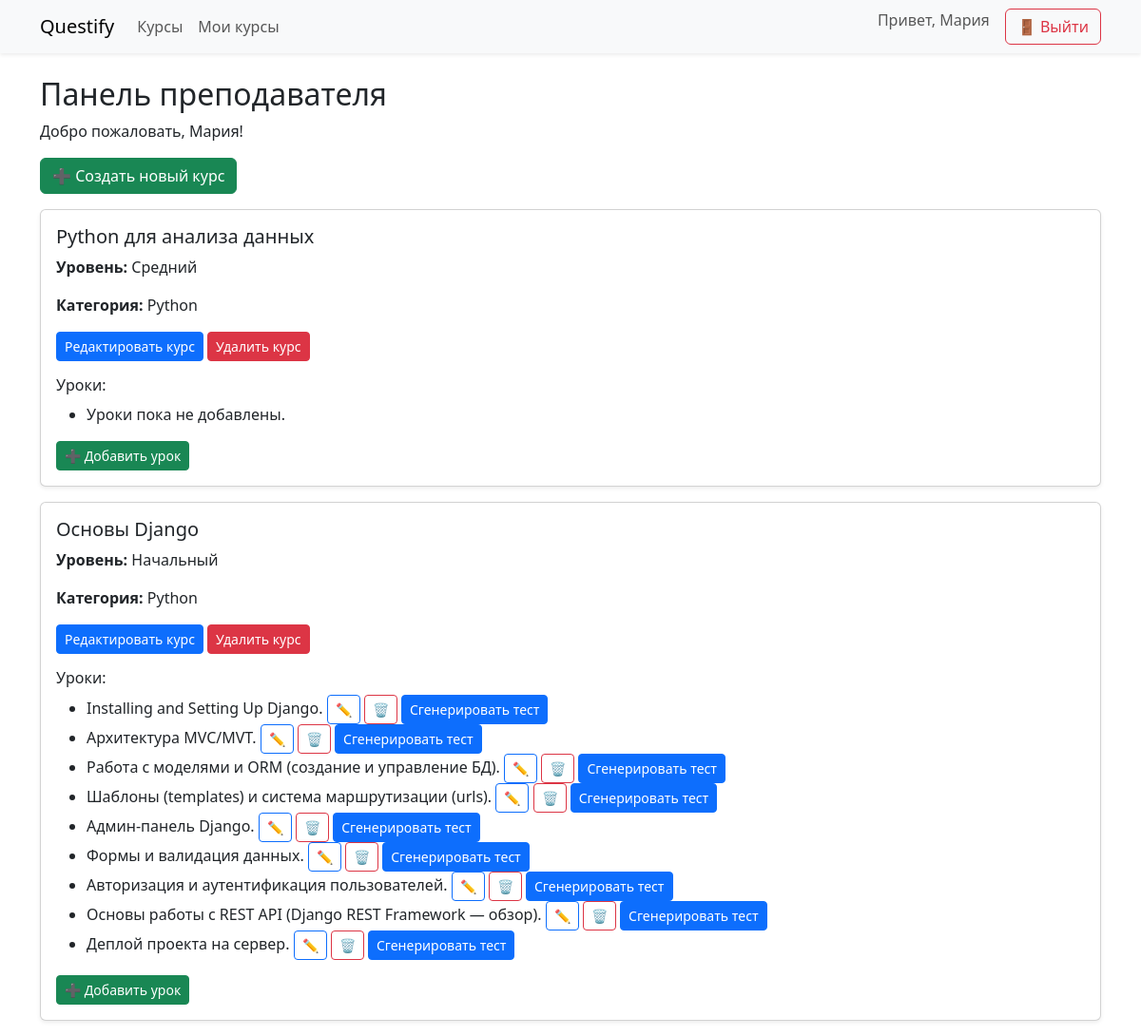
The page /users/dashboard/ (signed in) on the database its author committed.
### users/models.py (models this page shows, shortened)
class CustomUser(AbstractUser):
    ROLE_CHOICES = [
        ('admin', 'Админ'),
        ('teacher', 'Преподаватель'),
        ('student', 'Студент'),
    ]
    role = models.CharField(max_length=20, choices=ROLE_CHOICES, default='student')

### course/models/course.py (models this page shows, shortened)
class Course(models.Model):
    class LevelChoices(models.IntegerChoices):
        BEGINNER = 1, "Начальный"
        INTERMEDIATE = 2, "Средний"
        ADVANCED = 3, "Продвинутый"
    title = models.CharField(max_length=200, verbose_name="Название", help_text="Название курса")
    description = models.TextField(null=True, verbose_name="Описание", blank=True)
    price = models.FloatField(null=True, verbose_name="Цена", blank=True)
    published = models.DateTimeField(db_index=True, verbose_name="Опубликовано", default=timezone.now)
    level = models.SmallIntegerField("Уровень сложности", choices=LevelChoices.choices, default=LevelChoices.BEGINNER)
    outcome = models.TextField(blank=True, null=True, help_text="Что студент сможет после прохождения курса")
    teacher = models.ForeignKey(settings.AUTH_USER_MODEL, on_delete=models.CASCADE, limit_choices_to={'role': 'teacher'}, default=1)
    category = models.ManyToManyField(Category, verbose_name="Категория", blank=True)
    students = models.ManyToManyField(CustomUser, related_name="enrolled_courses", blank=True)
    class Meta:
        verbose_name_plural = "Курсы"
        verbose_name = "Курс"
        ordering = ['-published']
        unique_together = ["title", "teacher"]
        get_latest_by = "published"

class Category(models.Model):
    name = models.CharField("Название категории", max_length=30, unique=True)
    class Meta:
        verbose_name = "Категория"
        verbose_name_plural = "Категории"

### course/models/lesson.py (models this page shows, shortened)
class Lesson(models.Model):
    course = models.ForeignKey(Course, on_delete=models.CASCADE, related_name="lessons",verbose_name="Курс")
    title = models.CharField("Название урока", max_length=200)
    content = models.TextField("Содержание урока", blank=True, null=True)
    order = models.PositiveIntegerField("Порядковый номер урока", default=1)
    published = models.DateTimeField("Дата публикации", default=timezone.now)
    class Meta:
        verbose_name = "Урок"
        verbose_name_plural = "Уроки"
        ordering = ["order"]

### users/views.py (the view)
# urls.py: path('dashboard/', views.teacher_dashboard, name='user_dashboard'),
@login_required
def teacher_dashboard(request):
    courses = Course.objects.filter(teacher=request.user)
    context = {
        "courses": courses
    }
    return render(request, "teacher_dashboard.html", context)

### course/templates/teacher_dashboard.html
{% extends "base.html" %}
{% block content %}
<h2>Панель преподавателя</h2>
<p>Добро пожаловать, {{ user.username }}!</p>
<a href="{% url 'course:course_add' %}" class="btn btn-success mb-3">➕ Создать новый курс</a>
{% for course in courses %}
<div class="card mb-3 shadow-sm">
  <div class="card-body">
    <h5>{{ course.title }}</h5>
    <p><strong>Уровень:</strong> {{ course.get_level_display }}</p>
    <p><strong>Категория:</strong>
      {% for cat in course.category.all %}
        {{ cat.name }}{% if not forloop.last %}, {% endif %}
      {% empty %}Нет{% endfor %}
    </p>
    <a href="{% url 'course:course_edit' course.pk %}" class="btn btn-sm btn-primary">Редактировать курс</a>
    <a href="{% url 'course:course_delete' course.pk %}" class="btn btn-sm btn-danger">Удалить курс</a>
    <h6 class="mt-3">Уроки:</h6>
    <ul>
      {% for lesson in course.lessons.all %}
        <li>
          {{ lesson.title }}
          <a href="{% url 'course:lesson_edit' lesson.pk %}" class="btn btn-sm btn-outline-primary">✏️</a>
          <a href="{% url 'course:lesson_delete' lesson.pk %}" class="btn btn-sm btn-outline-danger">🗑️</a>
          <a href="{% url 'course:generate_quiz' lesson.id %}" class="btn btn-sm btn-primary">Сгенерировать тест</a>
        </li>
      {% empty %}
        <li>Уроки пока не добавлены.</li>
      {% endfor %}
    </ul>
    <a href="{% url 'course:lesson_add' course.pk %}" class="btn btn-sm btn-success">➕ Добавить урок</a>
  </div>
</div>
{% empty %}
<p>У вас пока нет курсов.</p>
{% endfor %}
{% endblock %}

### templates/base.html (shortened to what this page needs)
<!DOCTYPE html>
<html lang="ru">
<head>
    <link href="https://cdn.jsdelivr.net/npm/bootstrap@5.3.0/dist/css/bootstrap.min.css" rel="stylesheet">
</head>
<body>
<nav class="navbar navbar-expand-lg navbar-light bg-light shadow-sm">
  <div class="container">
    <a class="navbar-brand" href="{% url 'home' %}">Questify</a>
    <div class="collapse navbar-collapse" id="navbarNav">
      <ul class="navbar-nav me-auto">
        <li class="nav-item">
          <a class="nav-link" href="{% url 'course:course_list' %}">Курсы</a>
        </li>
        {% if user.is_authenticated %}
          {% if user.role == 'teacher' %}
            <li class="nav-item">
              <a class="nav-link" href="{% url 'user_dashboard' %}">Мои курсы</a>
            </li>
          {% endif %}
        {% endif %}
      </ul>
      <ul class="navbar-nav ms-auto">
        {% if user.is_authenticated %}
          <li class="nav-item">
            <span class="navbar-text me-3">Привет, {{ user.get_full_name|default:user.username }}</span>
          </li>
          <li class="nav-item">
            <form method="post" action="{% url 'logout' %}" style="display:inline;">
             <button type="submit" class="btn btn-outline-danger">
             🚪 Выйти
             </button>
            </form>
          </li>
        {% endif %}
      </ul>
    </div>
  </div>
</nav>
<div class="container mt-4">
    {% block content %}{% endblock %}
</div>
</body>
</html>

### rows shown on the page
CustomUser: get_full_name "Мария", username "Мария"
Course: title "Python для анализа данных", level "Средний"
Category: name "Python"
Course: title "Основы Django", level "Начальный"
Lesson: title "Installing and Setting Up Django."
Lesson: title "Архитектура MVC/MVT."
Lesson: title "Работа с моделями и ORM (создание и управление БД)."
Lesson: title "Шаблоны (templates) и система маршрутизации (urls)."
Lesson: title "Админ-панель Django."
Lesson: title "Формы и валидация данных."
Lesson: title "Авторизация и аутентификация пользователей."
Lesson: title "Основы работы с REST API (Django REST Framework — обзор)."
Lesson: title "Деплой проекта на сервер."
